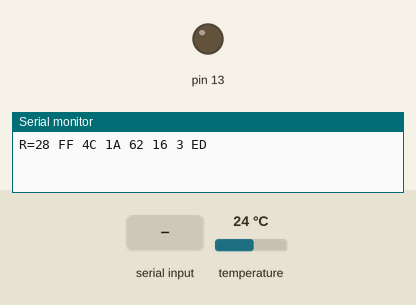
A program run on a simulated Arduino Uno, built with avr-gcc and run on an emulated ATmega328P. On the bench: output pins drawn as LEDs (lit = HIGH), the last lines printed to the serial monitor. The test bench sets the inputs (shaded band); at power-on: temperature 24 °C.

Above: at 1.2 s.
1.3 s: "1\n" received over Serial
At 1.9 s:
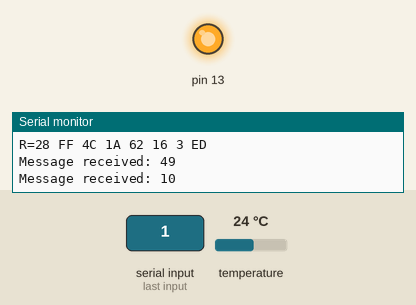
Timing chart, 0 to 4.3 s (numbered marks = the images above; inputs shaded):
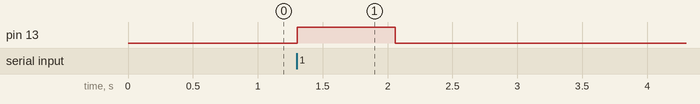

The program:

main.cpp
```cpp
// (licence header left out)
#include <WProgram.h>
#include <HardwareSerial.h>
#include "OneWire.h"
#include "constants.h"
#include "report.h"

#define DEBUG

OneWire g_temp_sensor(12);
// Flag used to indcate setup failed and the loop cannot run
boolean g_setup_failed = true;
byte g_address[ADDRESS_SIZE]; // Address of the temp sensor

#ifdef DEBUG
float inline c_to_f(float p_celsius)
{
    return(((p_celsius * 9.0f) / 5.0f) + 32.0f);
}
#endif

static void f_request_ambient_temp(byte *p_address)
{
    g_temp_sensor.reset(); // Reset the device
    g_temp_sensor.select(p_address); // Select the temp sensor
    g_temp_sensor.write(0x44); // Initiate the temperature reading
}

static int16_t f_read_ambient_temp(byte *p_address)
{
    byte data[RESPONSE_BUFFER_SIZE]; // Buffer for the temperature reading

    g_temp_sensor.reset(); // Reset the device
    g_temp_sensor.select(p_address); // Select the temp sensor
    g_temp_sensor.write(0xBE); // Issue the read command

    // Read the temp value from the scratchpad
    for (int i = 0; i < RESPONSE_BYTES; ++i)
    {
        data[i] = g_temp_sensor.read();
    }

    // Create the binary representation of the temperature
    int16_t temperature = data[TEMP_MSB];
    temperature = temperature << 8;
    temperature += data[TEMP_LSB];

    return(temperature);
}

void setup()
{
#ifdef DEBUG
    // Make pin 13 an output
    pinMode(13, OUTPUT);
#endif
    Serial.begin(9600);

    // Get the address of the ambient temperature sensor
    if (g_temp_sensor.search(g_address))
    {
#ifdef DEBUG
        Serial.print("R=");
        for (int i = 0; i < ADDRESS_SIZE; ++i)
        {
            Serial.print(g_address[i], HEX);
            Serial.print(" ");
        }
        Serial.print("\n");
#endif
        g_temp_sensor.reset_search();
    }
    else
    {
#ifdef DEBUG
        Serial.print("Could not find temp sensor");
#endif
        // Abort setup if the sensor isn't there
        return;
    }

    g_setup_failed = false;
}

void loop()
{
    // Abort the loop if setup failed
    if(g_setup_failed) return;

    static unsigned long ambient_temp_request_time;
    static unsigned long ambient_temp_finish_time;
    static boolean request_ambient_temp = false;
    static boolean request_pending = false;

    static int16_t binary_temperature = 0;

    // Check the serial bus for messages
    if(Serial.available() > 0)
    {
        // Read the message
        int message = Serial.read();

#ifdef DEBUG
        Serial.print("Message received: ");
        Serial.println(message, DEC);
#endif

        // Only do something if the message is valid
        switch(message)
        {
        case READ_AMBIENT:
            request_ambient_temp = true;
            break;
        case END_OF_MESSAGE:
        default:
            break;
        }
    }

    if(request_ambient_temp)
    {
        // Get an ambient temperature reading.
        f_request_ambient_temp(g_address);
        ambient_temp_request_time = millis();
        ambient_temp_finish_time = ambient_temp_request_time + AMBIENT_SENSOR_DELAY;
        request_ambient_temp = false;
        request_pending = true;
#ifdef DEBUG
        digitalWrite(13, HIGH);
#endif
    }

    // Read the temperature if the sensor is ready
    if(request_pending && (ambient_temp_finish_time < millis()))
    {
        binary_temperature = f_read_ambient_temp(g_address);
        request_pending = false;
#ifdef DEBUG
        digitalWrite(13, LOW);
        Serial.print("Binary temperature = ");
        Serial.print(binary_temperature);
        Serial.print("\n");

        float temperature = (float) binary_temperature * 0.0625;
        Serial.print("Temperature (C) = ");
        Serial.print(temperature);
        Serial.print("\n");
        Serial.print("Temperature (F) = ");
        Serial.print(c_to_f(temperature));
        Serial.print("\n");
#endif
    }
}

int main(void)
{
    init();

    setup();

    for (;;)
    {
        loop();
    }

    return (0);
}
```

constants.h
```cpp
// (licence header left out)
#ifndef CONSTANTS_H_
#define CONSTANTS_H_

const int8_t RESPONSE_BYTES = 9;
const int8_t RESPONSE_BUFFER_SIZE = 12;
const int8_t ADDRESS_SIZE = 8;
const int8_t TEMP_MSB = 1;
const int8_t TEMP_LSB = 0;
// Minimum execution time of the main loop (ms)
const int LOOP_TIME = 1000;
// 750ms delay required for the ambient temp sensor (12-bit conversion)
const int AMBIENT_SENSOR_DELAY = 750;

enum MESSAGES
{
    END_OF_MESSAGE = 10,
    READ_AMBIENT = 49, // ASCII 1
};

#endif /* CONSTANTS_H_ */
```

report.h
```cpp
// (licence header left out)
#ifndef REPORT_H_
#define REPORT_H_

#include <inttypes.h>

static const int MAX_NUM_TC = 8;

struct Temperature_Report
{
    float ambient_temperature;
    float thermocouple_temperatures[MAX_NUM_TC];
};

#endif /* REPORT_H_ */
```

Measured:
- after the input at 1.3 s, pin 13: LOW → HIGH at once, → LOW 0.76 s later
